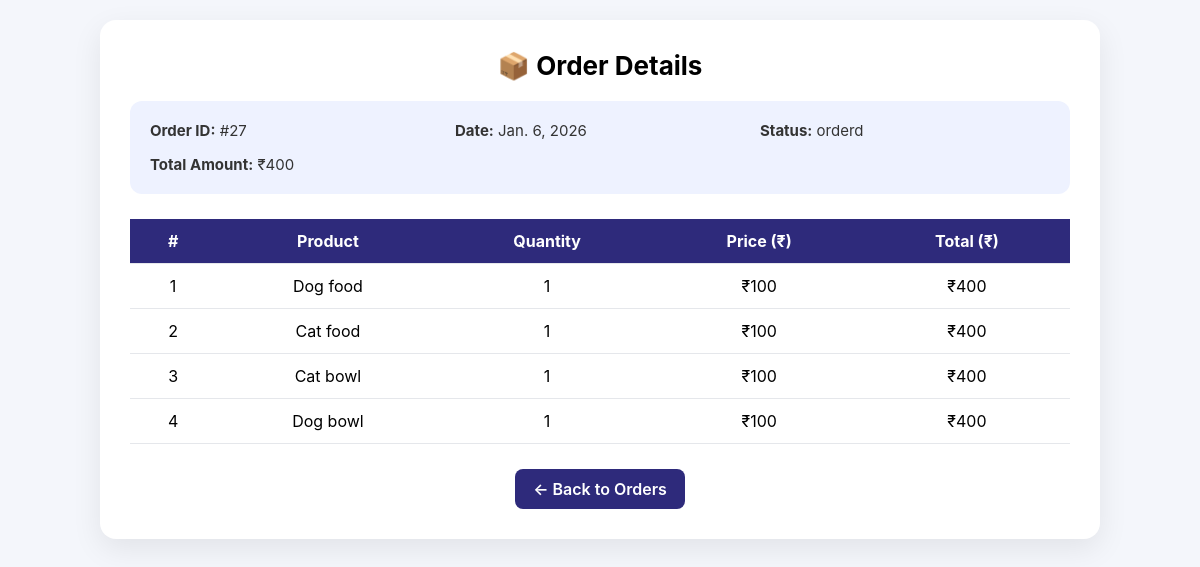
The page /myapp/shop_view_order_sub_status_get/27/ on the database its author committed.
### myapp/models.py (models this page shows)
class Order_table_main(models.Model):
    USER=models.ForeignKey(User,on_delete=models.CASCADE)
    Date=models.DateField()
    Status=models.CharField(max_length=20,default="pending")
    Amount=models.IntegerField()

class Order_table_sub(models.Model):
    PRODUCT=models.ForeignKey(Product_table,on_delete=models.CASCADE)
    Quantity=models.IntegerField()
    Status=models.CharField(max_length=20,default="pending")
    ORDER=models.ForeignKey(Order_table_main,on_delete=models.CASCADE)  # order_table_main

class Product_table(models.Model):
    Product_Name=models.CharField(max_length=100)
    Details=models.CharField(max_length=300)
    Photo=models.FileField()
    Price=models.IntegerField()
    Quantity=models.IntegerField()
    type=models.CharField(max_length=50)
    SHOP=models.ForeignKey(Shop_signup_table,on_delete=models.CASCADE)

### myapp/views.py (the view)
# urls.py: path('shop_view_order_sub_status_get/<id>/', views.shop_view_order_sub_status_get),
def shop_view_order_sub_status_get(request, id):
    order = Order_table_main.objects.get(id=id)   # ✅ FETCH MAIN ORDER
    order_items = Order_table_sub.objects.filter(ORDER__id=id)
    return render(
        request,
        "shop/view_order_sub.html",
        {
            "order": order,            # ✅ PASS ORDER
            "order_items": order_items
        }
    )

### templates/shop/view_order_sub.html (shortened to what this page needs)
{% load static %}
<!DOCTYPE html>
<html lang="en">
  <head>
    <link rel="stylesheet" href="/static/shop/view_order_sub.css" />
  </head>
  <body>
    <div class="container">
      <h1 class="page-title">📦 Order Details</h1>
      <div class="order-summary">
        <p><strong>Order ID:</strong> #{{ order.id }}</p>
        <p><strong>Date:</strong> {{ order.Date }}</p>
        <p><strong>Status:</strong> {{ order.Status }}</p>
        <p><strong>Total Amount:</strong> ₹{{ order.Amount }}</p>
      </div>
      <div class="table-wrapper">
        <table class="order-table">
          <thead>
            <tr>
              <th>#</th>
              <th>Product</th>
              <th>Quantity</th>
              <th>Price (₹)</th>
              <th>Total (₹)</th>
            </tr>
          </thead>
          <tbody>
            {% for item in order_items %}
            <tr>
              <td>{{ forloop.counter }}</td>
              <td>{{ item.PRODUCT.Product_Name }}</td>
              <td>{{ item.Quantity }}</td>
              <td>₹{{ item.PRODUCT.Price }}</td>
              <td>₹{{ item.ORDER.Amount }}</td>
            </tr>
            {% empty %}
            <tr>
              <td colspan="5" class="empty">No items found</td>
            </tr>
            {% endfor %}
          </tbody>
        </table>
      </div>
      <div class="back-box">
        <a href="/myapp/shop_view_order_status_get/" class="btn-back">
          ← Back to Orders
        </a>
      </div>
    </div>
  </body>
</html>

### myapp/static/shop/view_order_sub.css (style rules this page uses)
* { margin: 0; padding: 0; box-sizing: border-box; font-family: "Inter", sans-serif; }
body { background: #f4f6fb; padding: 20px; }
.container { max-width: 1000px; margin: auto; background: #ffffff; padding: 30px; border-radius: 16px; box-shadow: 0 10px 30px rgba(0, 0, 0, 0.08); }
.page-title { text-align: center; font-size: 26px; font-weight: 700; margin-bottom: 20px; }
.order-summary { display: grid; grid-template-columns: repeat(auto-fit, minmax(220px, 1fr)); gap: 15px; background: #eef2ff; padding: 20px; border-radius: 12px; margin-bottom: 25px; }
.order-summary p { font-size: 15px; color: #333; }
.table-wrapper { overflow-x: auto; }
.order-table { width: 100%; border-collapse: collapse; }
.order-table thead { background: #2e2a7b; color: #fff; }
.order-table th, .order-table td { padding: 12px 14px; text-align: center; border-bottom: 1px solid #e5e7eb; }
.back-box { margin-top: 25px; text-align: center; }
.btn-back { display: inline-block; padding: 10px 18px; background: #2e2a7b; color: #fff; text-decoration: none; border-radius: 8px; font-weight: 600; transition: 0.2s; }

### rows shown on the page
Order_table_main: id "27", Date "Jan. 6, 2026", Status "orderd", Amount "400"
Order_table_sub: PRODUCT.Product_Name "Dog food", Quantity "1", PRODUCT.Price "100", ORDER.Amount "400"
Order_table_sub: PRODUCT.Product_Name "Cat food", Quantity "1", PRODUCT.Price "100", ORDER.Amount "400"
Order_table_sub: PRODUCT.Product_Name "Cat bowl", Quantity "1", PRODUCT.Price "100", ORDER.Amount "400"
Order_table_sub: PRODUCT.Product_Name "Dog bowl", Quantity "1", PRODUCT.Price "100", ORDER.Amount "400"
